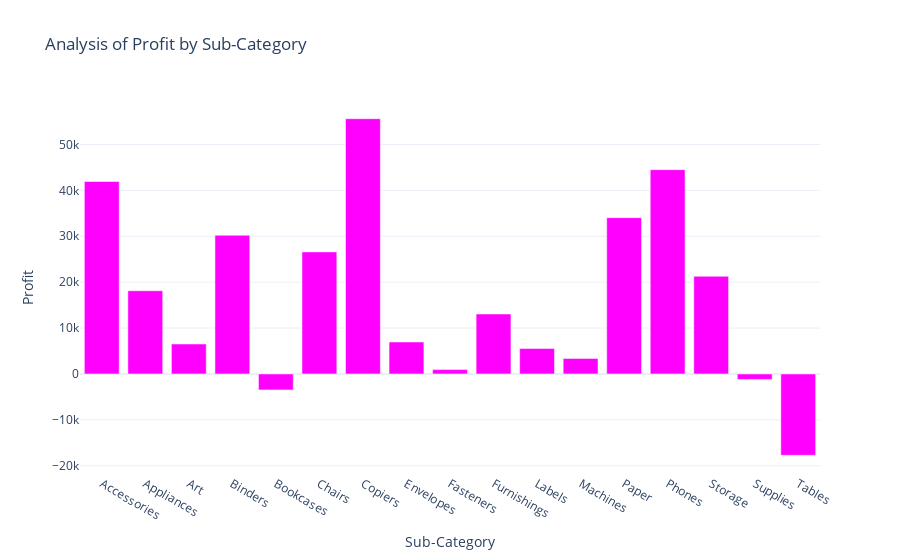

This figure's notebook cell:
### Code cell
plotting= px.bar(profit_by_subcategory,x='Sub-Category',y='Profit',title='Analysis of Profit by Sub-Category')
plotting.update_traces(marker_color='magenta')

plotting.show()

### Figure 1 — Plotly figure (JSON) as saved in the notebook; plotly's stock layout.template omitted (floating-point values rounded to 4 significant figures)
{"data": [{"hovertemplate": "Sub-Category=%{x}<br>Profit=%{y}<extra></extra>", "legendgroup": "", "marker": {"color": "magenta", "pattern": {"shape": ""}}, "name": "", "orientation": "v", "showlegend": false, "textposition": "auto", "type": "bar", "x": ["Accessories", "Appliances", "Art", "Binders", "Bookcases", "Chairs", "Copiers", "Envelopes", "Fasteners", "Furnishings", "Labels", "Machines", "Paper", "Phones", "Storage", "Supplies", "Tables"], "xaxis": "x", "y": [41940.0, 18140.0, 6528.0, 30220.0, -3473.0, 26590.0, 55620.0, 6964.0, 949.5, 13060.0, 5546.0, 3385.0, 34050.0, 44520.0, 21280.0, -1189.0, -17730.0], "yaxis": "y"}], "layout": {"barmode": "relative", "legend": {"tracegroupgap": 0}, "title": {"text": "Analysis of Profit by Sub-Category"}, "xaxis": {"anchor": "y", "domain": [0, 1], "title": {"text": "Sub-Category"}}, "yaxis": {"anchor": "x", "domain": [0, 1], "title": {"text": "Profit"}}}}
